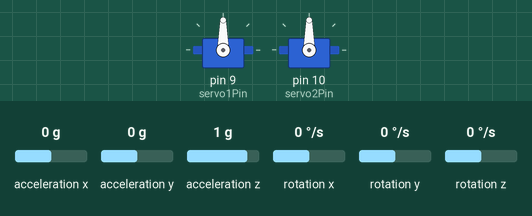
The sketch below on a simulated Arduino Uno, built with avr-gcc and run on an emulated ATmega328P. On the bench: 2 × servo. The test bench sets the inputs (shaded band); at power-on: acceleration x 0 g, acceleration y 0 g, acceleration z 1 g, rotation x 0 °/s, rotation y 0 °/s, rotation z 0 °/s.

Above: at 1.2 s.
1.3 s: acceleration x set to -1.4 g
At 3.3 s:
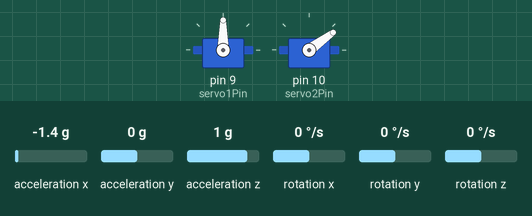
4.3 s: acceleration y set to -0.8 g
At 5.8 s:
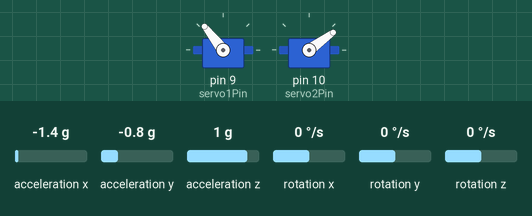
7.3 s: acceleration z set to -1.4 g
At 8.2 s:
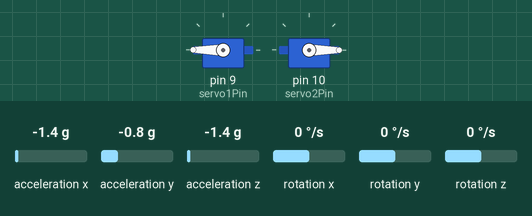
9.4 s: rotation x set to 100 °/s
At 11.59 s:
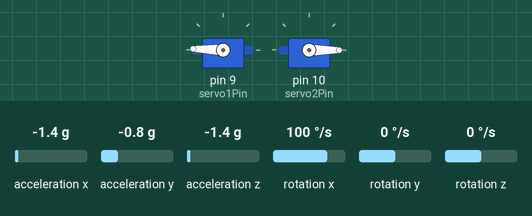
12.4 s: acceleration z set to 0 g
15.4 s: rotation y set to -192 °/s
At 18.3 s:
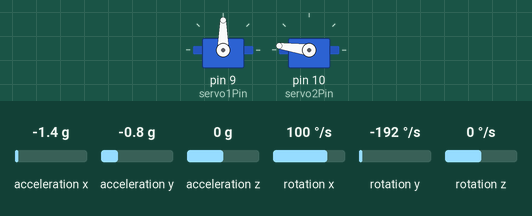
Timing chart, 0 to 19.4 s (numbered marks = the images above; inputs shaded):
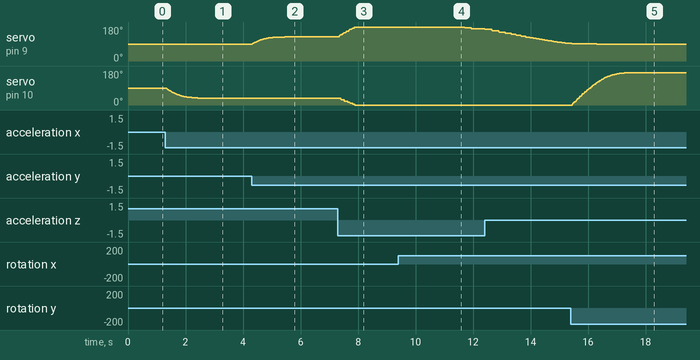

The sketch:

tremor_roll_pitch.ino
```cpp
#include <Wire.h>
#include <MPU6050.h>
#include <Servo.h>

MPU6050 mpu;
Servo servo1;
Servo servo2;

const int servo1Pin = 9;
const int servo2Pin = 10;
int16_t ax, ay, az, gx, gy, gz;
float rollAngle = 0.0, pitchAngle = 0.0, filteredRollAngle = 0.0, filteredPitchAngle = 0.0;
const float alpha = 0.9;
const float dt = 0.1;

void setup() {
  Wire.begin();
  Serial.begin(9600);
  mpu.initialize();
  servo1.attach(servo1Pin);
  servo2.attach(servo2Pin);
  servo1.write(90);
  servo2.write(90);
}

void loop() {
  mpu.getMotion6(&ax, &ay, &az, &gx, &gy, &gz);

  float accelRoll = atan2(ay, az) * 180 / PI;
  float accelPitch = atan2(-ax, az) * 180 / PI;

  float gyroRollRate = gx / 131.0;
  float gyroPitchRate = gy / 131.0;

  filteredRollAngle = 0.9 * (filteredRollAngle + gyroRollRate * 0.1) + (1 - 0.9) * accelRoll;
  filteredPitchAngle = 0.9 * (filteredPitchAngle + gyroPitchRate * 0.1) + (1 - 0.9) * accelPitch;

  int servo1Position = map(filteredRollAngle, -90, 90, 180, 0);
  int servo2Position = map(filteredPitchAngle, -90, 90, 180, 0);

  moveServoSmoothly(servo1, servo1Position);
  moveServoSmoothly(servo2, servo2Position);

  // Serial.print("Roll Angle: ");
  // Serial.print(filteredRollAngle);
  // Serial.print(" | Servo1 Position: ");
  // Serial.print(servo1Position);
  // Serial.print(" | Pitch Angle: ");
  // Serial.print(filteredPitchAngle);
  // Serial.print(" | Servo2 Position: ");
  // Serial.println(servo2Position);

  delay(10);
}

void moveServoSmoothly(Servo &servo, int targetPosition) {
  int currentServoPosition = servo.read();
  int step = 1;
  if (targetPosition > currentServoPosition) {
    for (int pos = currentServoPosition; pos <= targetPosition; pos += step) {
      servo.write(pos);
      delay(5);
    }
  } else {
    for (int pos = currentServoPosition; pos >= targetPosition; pos -= step) {
      servo.write(pos);
      delay(5);
    }
  }
}
```

Measured:
- after the input at 1.3 s, servo on pin 10 (servo2Pin): moves from 90° to 36° over 1.4 s, starting at once
- after the input at 4.3 s, servo on pin 9 (servo1Pin): moves from 90° to 128° over 1.1 s, starting at once
- after the input at 7.3 s, servo on pin 9 (servo1Pin): moves from 128° to 180° over 0.56 s, starting at once; servo on pin 10 (servo2Pin): moves from 36° to 0° over 0.51 s, starting after 0.08 s
- after the input at 9.4 s, servo on pin 9 (servo1Pin): 180° → 178° after 2.1 s, → 175° 0.22 s later, → 172° 0.23 s later, → 170° 0.24 s later
- after the input at 15.4 s, servo on pin 10 (servo2Pin): moves from 0° to 172° over 2.1 s, starting after 0.05 s
